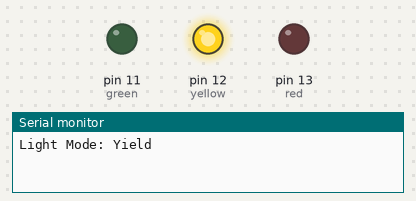
A sketch run on a simulated Arduino Uno, built with avr-gcc and run on an emulated ATmega328P. On the bench: output pins drawn as LEDs (lit = HIGH), the last lines printed to the serial monitor.

Above: at 0.5 s.
At 2.0 s:
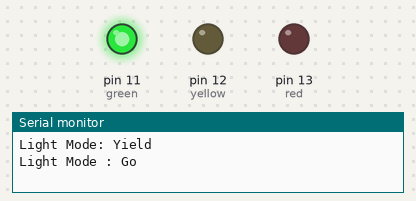
At 4.0 s:
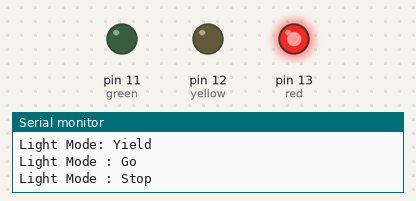
Timing chart, 0 to 6.5 s (numbered marks = the images above):
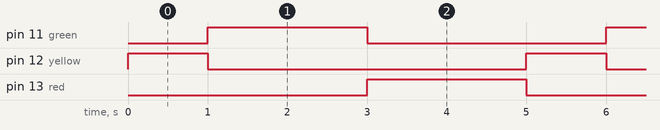

Measured:
- by itself, pin 11 (green), pin 13 (red): alternates HIGH for 2.0 s and LOW for 3.0 s
- by itself, pin 12 (yellow): alternates HIGH for 1.0 s and LOW for 4.0 s
- by itself, everything shown: repeats every 5.0 s, in 3 steps

The sketch:

Traffic_light.ino
```cpp
int red=13;
int yellow=12;
int green=11;
void setup()
{
 pinMode(red, OUTPUT);
 pinMode(yellow, OUTPUT);
 pinMode(green, OUTPUT);
 digitalWrite(red, LOW);
 digitalWrite(yellow, LOW);
 digitalWrite(green, LOW);
  Serial.begin(9600);
}

void loop()
{
  digitalWrite(red, LOW);
 digitalWrite(yellow, HIGH);
 digitalWrite(green, LOW);
  Serial.println("Light Mode: Yield ");
  delay(1000);

  digitalWrite(red, LOW);
 digitalWrite(yellow, LOW);
 digitalWrite(green, HIGH);
  Serial.println("Light Mode : Go ");
  delay(2000);

  digitalWrite(red, HIGH);
 digitalWrite(yellow, LOW);
 digitalWrite(green, LOW);
  Serial.println("Light Mode : Stop ");
  delay(2000);
}
```
